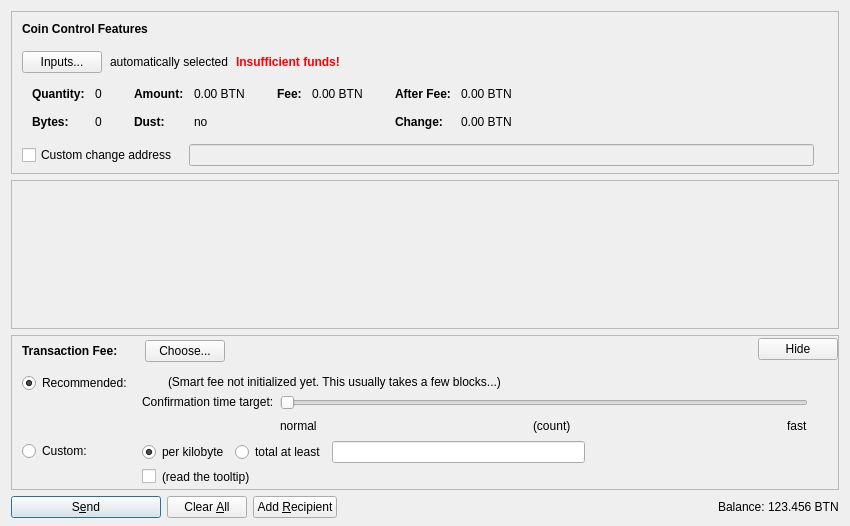
<?xml version="1.0" encoding="UTF-8"?>
<ui version="4.0">
 <class>SendCoinsDialog</class>
 <widget class="QDialog" name="SendCoinsDialog">
  <property name="geometry">
   <rect>
    <x>0</x>
    <y>0</y>
    <width>850</width>
    <height>526</height>
   </rect>
  </property>
  <property name="windowTitle">
   <string>Send Coins</string>
  </property>
  <layout class="QVBoxLayout" name="verticalLayout" stretch="0,1,0,0">
   <property name="bottomMargin">
    <number>8</number>
   </property>
   <item>
    <widget class="QFrame" name="frameCoinControl">
     <property name="sizePolicy">
      <sizepolicy hsizetype="Expanding" vsizetype="Expanding">
       <horstretch>0</horstretch>
       <verstretch>0</verstretch>
      </sizepolicy>
     </property>
     <property name="maximumSize">
      <size>
       <width>16777215</width>
       <height>16777215</height>
      </size>
     </property>
     <property name="frameShape">
      <enum>QFrame::StyledPanel</enum>
     </property>
     <property name="frameShadow">
      <enum>QFrame::Sunken</enum>
     </property>
     <layout class="QVBoxLayout" name="verticalLayoutCoinControl2">
      <property name="spacing">
       <number>0</number>
      </property>
      <property name="leftMargin">
       <number>0</number>
      </property>
      <property name="topMargin">
       <number>0</number>
      </property>
      <property name="rightMargin">
       <number>0</number>
      </property>
      <property name="bottomMargin">
       <number>6</number>
      </property>
      <item>
       <layout class="QVBoxLayout" name="verticalLayoutCoinControl" stretch="0,0,0,0,1">
        <property name="spacing">
         <number>0</number>
        </property>
        <property name="leftMargin">
         <number>10</number>
        </property>
        <property name="topMargin">
         <number>10</number>
        </property>
        <item>
         <layout class="QHBoxLayout" name="horizontalLayoutCoinControl1">
          <property name="bottomMargin">
           <number>15</number>
          </property>
          <item>
           <widget class="QLabel" name="labelCoinControlFeatures">
            <property name="sizePolicy">
             <sizepolicy hsizetype="Preferred" vsizetype="Maximum">
              <horstretch>0</horstretch>
              <verstretch>0</verstretch>
             </sizepolicy>
            </property>
            <property name="font">
             <font>
              <weight>75</weight>
              <bold>true</bold>
             </font>
            </property>
            <property name="styleSheet">
             <string notr="true">font-weight:bold;</string>
            </property>
            <property name="text">
             <string>Coin Control Features</string>
            </property>
           </widget>
          </item>
         </layout>
        </item>
        <item>
         <layout class="QHBoxLayout" name="horizontalLayoutCoinControl2" stretch="0,0,0,0">
          <property name="spacing">
           <number>8</number>
          </property>
          <property name="bottomMargin">
           <number>10</number>
          </property>
          <item>
           <widget class="QPushButton" name="pushButtonCoinControl">
            <property name="styleSheet">
             <string notr="true"/>
            </property>
            <property name="text">
             <string>Inputs...</string>
            </property>
            <property name="autoDefault">
             <bool>false</bool>
            </property>
           </widget>
          </item>
          <item>
           <widget class="QLabel" name="labelCoinControlAutomaticallySelected">
            <property name="text">
             <string>automatically selected</string>
            </property>
            <property name="margin">
             <number>5</number>
            </property>
           </widget>
          </item>
          <item>
           <widget class="QLabel" name="labelCoinControlInsuffFunds">
            <property name="font">
             <font>
              <weight>75</weight>
              <bold>true</bold>
             </font>
            </property>
            <property name="styleSheet">
             <string notr="true">color:red;font-weight:bold;</string>
            </property>
            <property name="text">
             <string>Insufficient funds!</string>
            </property>
            <property name="margin">
             <number>5</number>
            </property>
           </widget>
          </item>
          <item>
           <spacer name="horizontalSpacerCoinControl">
            <property name="orientation">
             <enum>Qt::Horizontal</enum>
            </property>
            <property name="sizeHint" stdset="0">
             <size>
              <width>40</width>
              <height>1</height>
             </size>
            </property>
           </spacer>
          </item>
         </layout>
        </item>
        <item>
         <widget class="QWidget" name="widgetCoinControl" native="true">
          <property name="sizePolicy">
           <sizepolicy hsizetype="Preferred" vsizetype="Preferred">
            <horstretch>0</horstretch>
            <verstretch>0</verstretch>
           </sizepolicy>
          </property>
          <property name="minimumSize">
           <size>
            <width>0</width>
            <height>0</height>
           </size>
          </property>
          <property name="styleSheet">
           <string notr="true"/>
          </property>
          <layout class="QHBoxLayout" name="horizontalLayoutCoinControl5">
           <property name="leftMargin">
            <number>0</number>
           </property>
           <property name="topMargin">
            <number>0</number>
           </property>
           <property name="rightMargin">
            <number>0</number>
           </property>
           <property name="bottomMargin">
            <number>0</number>
           </property>
           <item>
            <layout class="QHBoxLayout" name="horizontalLayoutCoinControl3" stretch="0,0,0,1">
             <property name="spacing">
              <number>20</number>
             </property>
             <property name="topMargin">
              <number>0</number>
             </property>
             <property name="bottomMargin">
              <number>10</number>
             </property>
             <item>
              <layout class="QFormLayout" name="formLayoutCoinControl1">
               <property name="horizontalSpacing">
                <number>10</number>
               </property>
               <property name="verticalSpacing">
                <number>14</number>
               </property>
               <property name="leftMargin">
                <number>10</number>
               </property>
               <property name="topMargin">
                <number>4</number>
               </property>
               <property name="rightMargin">
                <number>6</number>
               </property>
               <item row="0" column="0">
                <widget class="QLabel" name="labelCoinControlQuantityText">
                 <property name="font">
                  <font>
                   <weight>75</weight>
                   <bold>true</bold>
                  </font>
                 </property>
                 <property name="text">
                  <string>Quantity:</string>
                 </property>
                 <property name="margin">
                  <number>0</number>
                 </property>
                </widget>
               </item>
               <item row="0" column="1">
                <widget class="QLabel" name="labelCoinControlQuantity">
                 <property name="cursor">
                  <cursorShape>IBeamCursor</cursorShape>
                 </property>
                 <property name="contextMenuPolicy">
                  <enum>Qt::ActionsContextMenu</enum>
                 </property>
                 <property name="text">
                  <string notr="true">0</string>
                 </property>
                 <property name="margin">
                  <number>0</number>
                 </property>
                 <property name="textInteractionFlags">
                  <set>Qt::LinksAccessibleByMouse|Qt::TextSelectableByKeyboard|Qt::TextSelectableByMouse</set>
                 </property>
                </widget>
               </item>
               <item row="1" column="0">
                <widget class="QLabel" name="labelCoinControlBytesText">
                 <property name="font">
                  <font>
                   <weight>75</weight>
                   <bold>true</bold>
                  </font>
                 </property>
                 <property name="text">
                  <string>Bytes:</string>
                 </property>
                </widget>
               </item>
               <item row="1" column="1">
                <widget class="QLabel" name="labelCoinControlBytes">
                 <property name="cursor">
                  <cursorShape>IBeamCursor</cursorShape>
                 </property>
                 <property name="contextMenuPolicy">
                  <enum>Qt::ActionsContextMenu</enum>
                 </property>
                 <property name="text">
                  <string notr="true">0</string>
                 </property>
                 <property name="textInteractionFlags">
                  <set>Qt::LinksAccessibleByMouse|Qt::TextSelectableByKeyboard|Qt::TextSelectableByMouse</set>
                 </property>
                </widget>
               </item>
              </layout>
             </item>
             <item>
              <layout class="QFormLayout" name="formLayoutCoinControl2">
               <property name="horizontalSpacing">
                <number>10</number>
               </property>
               <property name="verticalSpacing">
                <number>14</number>
               </property>
               <property name="leftMargin">
                <number>6</number>
               </property>
               <property name="topMargin">
                <number>4</number>
               </property>
               <property name="rightMargin">
                <number>6</number>
               </property>
               <item row="0" column="0">
                <widget class="QLabel" name="labelCoinControlAmountText">
                 <property name="font">
                  <font>
                   <weight>75</weight>
                   <bold>true</bold>
                  </font>
                 </property>
                 <property name="text">
                  <string>Amount:</string>
                 </property>
                 <property name="margin">
                  <number>0</number>
                 </property>
                </widget>
               </item>
               <item row="0" column="1">
                <widget class="QLabel" name="labelCoinControlAmount">
                 <property name="cursor">
                  <cursorShape>IBeamCursor</cursorShape>
                 </property>
                 <property name="contextMenuPolicy">
                  <enum>Qt::ActionsContextMenu</enum>
                 </property>
                 <property name="text">
                  <string notr="true">0.00 BTN</string>
                 </property>
                 <property name="textInteractionFlags">
                  <set>Qt::LinksAccessibleByMouse|Qt::TextSelectableByKeyboard|Qt::TextSelectableByMouse</set>
                 </property>
                </widget>
               </item>
               <item row="1" column="0">
                <widget class="QLabel" name="labelCoinControlLowOutputText">
                 <property name="font">
                  <font>
                   <weight>75</weight>
                   <bold>true</bold>
                  </font>
                 </property>
                 <property name="text">
                  <string>Dust:</string>
                 </property>
                </widget>
               </item>
               <item row="1" column="1">
                <widget class="QLabel" name="labelCoinControlLowOutput">
                 <property name="cursor">
                  <cursorShape>IBeamCursor</cursorShape>
                 </property>
                 <property name="contextMenuPolicy">
                  <enum>Qt::ActionsContextMenu</enum>
                 </property>
                 <property name="text">
                  <string notr="true">no</string>
                 </property>
                 <property name="textInteractionFlags">
                  <set>Qt::LinksAccessibleByMouse|Qt::TextSelectableByKeyboard|Qt::TextSelectableByMouse</set>
                 </property>
                </widget>
               </item>
              </layout>
             </item>
             <item>
              <layout class="QFormLayout" name="formLayoutCoinControl3">
               <property name="horizontalSpacing">
                <number>10</number>
               </property>
               <property name="verticalSpacing">
                <number>14</number>
               </property>
               <property name="leftMargin">
                <number>6</number>
               </property>
               <property name="topMargin">
                <number>4</number>
               </property>
               <property name="rightMargin">
                <number>6</number>
               </property>
               <item row="0" column="0">
                <widget class="QLabel" name="labelCoinControlFeeText">
                 <property name="font">
                  <font>
                   <weight>75</weight>
                   <bold>true</bold>
                  </font>
                 </property>
                 <property name="text">
                  <string>Fee:</string>
                 </property>
                 <property name="margin">
                  <number>0</number>
                 </property>
                </widget>
               </item>
               <item row="0" column="1">
                <widget class="QLabel" name="labelCoinControlFee">
                 <property name="cursor">
                  <cursorShape>IBeamCursor</cursorShape>
                 </property>
                 <property name="contextMenuPolicy">
                  <enum>Qt::ActionsContextMenu</enum>
                 </property>
                 <property name="text">
                  <string notr="true">0.00 BTN</string>
                 </property>
                 <property name="textInteractionFlags">
                  <set>Qt::LinksAccessibleByMouse|Qt::TextSelectableByKeyboard|Qt::TextSelectableByMouse</set>
                 </property>
                </widget>
               </item>
              </layout>
             </item>
             <item>
              <layout class="QFormLayout" name="formLayoutCoinControl4">
               <property name="horizontalSpacing">
                <number>10</number>
               </property>
               <property name="verticalSpacing">
                <number>14</number>
               </property>
               <property name="leftMargin">
                <number>6</number>
               </property>
               <property name="topMargin">
                <number>4</number>
               </property>
               <property name="rightMargin">
                <number>6</number>
               </property>
               <item row="0" column="0">
                <widget class="QLabel" name="labelCoinControlAfterFeeText">
                 <property name="font">
                  <font>
                   <weight>75</weight>
                   <bold>true</bold>
                  </font>
                 </property>
                 <property name="text">
                  <string>After Fee:</string>
                 </property>
                 <property name="margin">
                  <number>0</number>
                 </property>
                </widget>
               </item>
               <item row="0" column="1">
                <widget class="QLabel" name="labelCoinControlAfterFee">
                 <property name="cursor">
                  <cursorShape>IBeamCursor</cursorShape>
                 </property>
                 <property name="contextMenuPolicy">
                  <enum>Qt::ActionsContextMenu</enum>
                 </property>
                 <property name="text">
                  <string notr="true">0.00 BTN</string>
                 </property>
                 <property name="textInteractionFlags">
                  <set>Qt::LinksAccessibleByMouse|Qt::TextSelectableByKeyboard|Qt::TextSelectableByMouse</set>
                 </property>
                </widget>
               </item>
               <item row="1" column="0">
                <widget class="QLabel" name="labelCoinControlChangeText">
                 <property name="font">
                  <font>
                   <weight>75</weight>
                   <bold>true</bold>
                  </font>
                 </property>
                 <property name="text">
                  <string>Change:</string>
                 </property>
                </widget>
               </item>
               <item row="1" column="1">
                <widget class="QLabel" name="labelCoinControlChange">
                 <property name="cursor">
                  <cursorShape>IBeamCursor</cursorShape>
                 </property>
                 <property name="contextMenuPolicy">
                  <enum>Qt::ActionsContextMenu</enum>
                 </property>
                 <property name="text">
                  <string notr="true">0.00 BTN</string>
                 </property>
                 <property name="textInteractionFlags">
                  <set>Qt::LinksAccessibleByMouse|Qt::TextSelectableByKeyboard|Qt::TextSelectableByMouse</set>
                 </property>
                </widget>
               </item>
              </layout>
             </item>
            </layout>
           </item>
          </layout>
         </widget>
        </item>
        <item>
         <layout class="QHBoxLayout" name="horizontalLayoutCoinControl4" stretch="0,0,0">
          <property name="spacing">
           <number>12</number>
          </property>
          <property name="sizeConstraint">
           <enum>QLayout::SetDefaultConstraint</enum>
          </property>
          <property name="topMargin">
           <number>5</number>
          </property>
          <property name="rightMargin">
           <number>5</number>
          </property>
          <item>
           <widget class="QCheckBox" name="checkBoxCoinControlChange">
            <property name="toolTip">
             <string>If this is activated, but the change address is empty or invalid, change will be sent to a newly generated address.</string>
            </property>
            <property name="text">
             <string>Custom change address</string>
            </property>
           </widget>
          </item>
          <item>
           <widget class="QValidatedLineEdit" name="lineEditCoinControlChange">
            <property name="enabled">
             <bool>false</bool>
            </property>
            <property name="sizePolicy">
             <sizepolicy hsizetype="Expanding" vsizetype="Fixed">
              <horstretch>0</horstretch>
              <verstretch>0</verstretch>
             </sizepolicy>
            </property>
           </widget>
          </item>
          <item>
           <widget class="QLabel" name="labelCoinControlChangeLabel">
            <property name="sizePolicy">
             <sizepolicy hsizetype="Preferred" vsizetype="Expanding">
              <horstretch>0</horstretch>
              <verstretch>0</verstretch>
             </sizepolicy>
            </property>
            <property name="minimumSize">
             <size>
              <width>0</width>
              <height>0</height>
             </size>
            </property>
            <property name="text">
             <string/>
            </property>
            <property name="margin">
             <number>3</number>
            </property>
           </widget>
          </item>
         </layout>
        </item>
        <item>
         <spacer name="verticalSpacerCoinControl">
          <property name="orientation">
           <enum>Qt::Vertical</enum>
          </property>
          <property name="sizeHint" stdset="0">
           <size>
            <width>800</width>
            <height>1</height>
           </size>
          </property>
         </spacer>
        </item>
       </layout>
      </item>
     </layout>
    </widget>
   </item>
   <item>
    <widget class="QScrollArea" name="scrollArea">
     <property name="widgetResizable">
      <bool>true</bool>
     </property>
     <widget class="QWidget" name="scrollAreaWidgetContents">
      <property name="geometry">
       <rect>
        <x>0</x>
        <y>0</y>
        <width>830</width>
        <height>104</height>
       </rect>
      </property>
      <layout class="QVBoxLayout" name="verticalLayout_2" stretch="0,1">
       <property name="leftMargin">
        <number>0</number>
       </property>
       <property name="topMargin">
        <number>0</number>
       </property>
       <property name="rightMargin">
        <number>0</number>
       </property>
       <property name="bottomMargin">
        <number>0</number>
       </property>
       <item>
        <layout class="QVBoxLayout" name="entries">
         <property name="spacing">
          <number>6</number>
         </property>
        </layout>
       </item>
       <item>
        <spacer name="verticalSpacer">
         <property name="orientation">
          <enum>Qt::Vertical</enum>
         </property>
         <property name="sizeHint" stdset="0">
          <size>
           <width>20</width>
           <height>40</height>
          </size>
         </property>
        </spacer>
       </item>
      </layout>
     </widget>
    </widget>
   </item>
   <item>
    <widget class="QFrame" name="frameFee">
     <property name="sizePolicy">
      <sizepolicy hsizetype="Expanding" vsizetype="Expanding">
       <horstretch>0</horstretch>
       <verstretch>0</verstretch>
      </sizepolicy>
     </property>
     <property name="maximumSize">
      <size>
       <width>16777215</width>
       <height>16777215</height>
      </size>
     </property>
     <property name="frameShape">
      <enum>QFrame::StyledPanel</enum>
     </property>
     <property name="frameShadow">
      <enum>QFrame::Sunken</enum>
     </property>
     <layout class="QVBoxLayout" name="verticalLayoutFee1">
      <property name="spacing">
       <number>0</number>
      </property>
      <property name="leftMargin">
       <number>0</number>
      </property>
      <property name="topMargin">
       <number>0</number>
      </property>
      <property name="rightMargin">
       <number>0</number>
      </property>
      <property name="bottomMargin">
       <number>0</number>
      </property>
      <item>
       <layout class="QVBoxLayout" name="verticalLayoutFee2" stretch="0,0,0">
        <property name="spacing">
         <number>0</number>
        </property>
        <property name="leftMargin">
         <number>10</number>
        </property>
        <property name="topMargin">
         <number>0</number>
        </property>
        <item>
         <layout class="QHBoxLayout" name="horizontalLayoutFee1">
          <property name="bottomMargin">
           <number>0</number>
          </property>
          <item>
           <layout class="QVBoxLayout" name="verticalLayoutFee7">
            <property name="spacing">
             <number>0</number>
            </property>
            <item>
             <spacer name="verticalSpacerSmartFee">
              <property name="orientation">
               <enum>Qt::Vertical</enum>
              </property>
              <property name="sizeType">
               <enum>QSizePolicy::Fixed</enum>
              </property>
              <property name="sizeHint" stdset="0">
               <size>
                <width>1</width>
                <height>4</height>
               </size>
              </property>
             </spacer>
            </item>
            <item>
             <layout class="QHBoxLayout" name="horizontalLayoutSmartFee">
              <property name="spacing">
               <number>10</number>
              </property>
              <item>
               <widget class="QLabel" name="labelFeeHeadline">
                <property name="sizePolicy">
                 <sizepolicy hsizetype="Preferred" vsizetype="Maximum">
                  <horstretch>0</horstretch>
                  <verstretch>0</verstretch>
                 </sizepolicy>
                </property>
                <property name="font">
                 <font>
                  <weight>75</weight>
                  <bold>true</bold>
                 </font>
                </property>
                <property name="styleSheet">
                 <string notr="true">font-weight:bold;</string>
                </property>
                <property name="text">
                 <string>Transaction Fee:</string>
                </property>
               </widget>
              </item>
              <item>
               <widget class="QLabel" name="labelFeeMinimized">
                <property name="text">
                 <string/>
                </property>
               </widget>
              </item>
              <item>
               <widget class="QPushButton" name="buttonChooseFee">
                <property name="text">
                 <string>Choose...</string>
                </property>
               </widget>
              </item>
             </layout>
            </item>
            <item>
             <spacer name="verticalSpacer_5">
              <property name="orientation">
               <enum>Qt::Vertical</enum>
              </property>
              <property name="sizeHint" stdset="0">
               <size>
                <width>1</width>
                <height>1</height>
               </size>
              </property>
             </spacer>
            </item>
           </layout>
          </item>
          <item>
           <spacer name="horizontalSpacer_4">
            <property name="orientation">
             <enum>Qt::Horizontal</enum>
            </property>
            <property name="sizeHint" stdset="0">
             <size>
              <width>40</width>
              <height>20</height>
             </size>
            </property>
           </spacer>
          </item>
          <item>
           <widget class="QPushButton" name="buttonMinimizeFee">
            <property name="toolTip">
             <string>collapse fee-settings</string>
            </property>
            <property name="text">
             <string>Hide</string>
            </property>
           </widget>
          </item>
         </layout>
        </item>
        <item>
         <widget class="QFrame" name="frameFeeSelection">
          <layout class="QVBoxLayout" name="verticalLayoutFee12">
           <property name="spacing">
            <number>0</number>
           </property>
           <property name="leftMargin">
            <number>0</number>
           </property>
           <property name="topMargin">
            <number>0</number>
           </property>
           <property name="rightMargin">
            <number>0</number>
           </property>
           <property name="bottomMargin">
            <number>0</number>
           </property>
           <item>
            <layout class="QGridLayout" name="gridLayoutFee">
             <property name="topMargin">
              <number>10</number>
             </property>
             <property name="bottomMargin">
              <number>4</number>
             </property>
             <property name="horizontalSpacing">
              <number>10</number>
             </property>
             <property name="verticalSpacing">
              <number>4</number>
             </property>
             <item row="1" column="1">
              <layout class="QVBoxLayout" name="verticalLayoutFee8">
               <property name="spacing">
                <number>6</number>
               </property>
               <item>
                <layout class="QHBoxLayout" name="horizontalLayoutFee13">
                 <item>
                  <widget class="QRadioButton" name="radioCustomPerKilobyte">
                   <property name="toolTip">
                    <string>If the custom fee is set to 1000 satoshis and the transaction is only 250 bytes, then &quot;per kilobyte&quot; only pays 250 satoshis in fee, while &quot;total at least&quot; pays 1000 satoshis. For transactions bigger than a kilobyte both pay by kilobyte.</string>
                   </property>
                   <property name="text">
                    <string>per kilobyte</string>
                   </property>
                   <property name="checked">
                    <bool>true</bool>
                   </property>
                   <attribute name="buttonGroup">
                    <string notr="true">groupCustomFee</string>
                   </attribute>
                  </widget>
                 </item>
                 <item>
                  <widget class="QRadioButton" name="radioCustomAtLeast">
                   <property name="toolTip">
                    <string>If the custom fee is set to 1000 satoshis and the transaction is only 250 bytes, then &quot;per kilobyte&quot; only pays 250 satoshis in fee, while &quot;total at least&quot; pays 1000 satoshis. For transactions bigger than a kilobyte both pay by kilobyte.</string>
                   </property>
                   <property name="text">
                    <string>total at least</string>
                   </property>
                   <attribute name="buttonGroup">
                    <string notr="true">groupCustomFee</string>
                   </attribute>
                  </widget>
                 </item>
                 <item>
                  <widget class="BtcnanoAmountField" name="customFee"/>
                 </item>
                 <item>
                  <spacer name="horizontalSpacer_6">
                   <property name="orientation">
                    <enum>Qt::Horizontal</enum>
                   </property>
                   <property name="sizeHint" stdset="0">
                    <size>
                     <width>1</width>
                     <height>1</height>
                    </size>
                   </property>
                  </spacer>
                 </item>
                </layout>
               </item>
               <item>
                <layout class="QHBoxLayout" name="horizontalLayoutFee8">
                 <item>
                  <widget class="QCheckBox" name="checkBoxMinimumFee">
                   <property name="toolTip">
                    <string>Paying only the minimum fee is just fine as long as there is less transaction volume than space in the blocks. But be aware that this can end up in a never confirming transaction once there is more demand for btcnano transactions than the network can process.</string>
                   </property>
                   <property name="text">
                    <string/>
                   </property>
                  </widget>
                 </item>
                 <item>
                  <widget class="QLabel" name="labelMinFeeWarning">
                   <property name="enabled">
                    <bool>true</bool>
                   </property>
                   <property name="toolTip">
                    <string>Paying only the minimum fee is just fine as long as there is less transaction volume than space in the blocks. But be aware that this can end up in a never confirming transaction once there is more demand for btcnano transactions than the network can process.</string>
                   </property>
                   <property name="text">
                    <string>(read the tooltip)</string>
                   </property>
                   <property name="margin">
                    <number>5</number>
                   </property>
                  </widget>
                 </item>
                 <item>
                  <spacer name="horizontalSpacer_2">
                   <property name="orientation">
                    <enum>Qt::Horizontal</enum>
                   </property>
                   <property name="sizeHint" stdset="0">
                    <size>
                     <width>1</width>
                     <height>1</height>
                    </size>
                   </property>
                  </spacer>
                 </item>
                </layout>
               </item>
              </layout>
             </item>
             <item row="0" column="0">
              <layout class="QVBoxLayout" name="verticalLayoutFee4" stretch="0,1">
               <item>
                <widget class="QRadioButton" name="radioSmartFee">
                 <property name="text">
                  <string>Recommended:</string>
                 </property>
                 <property name="checked">
                  <bool>true</bool>
                 </property>
                 <attribute name="buttonGroup">
                  <string notr="true">groupFee</string>
                 </attribute>
                </widget>
               </item>
               <item>
                <spacer name="verticalSpacer_2">
                 <property name="orientation">
                  <enum>Qt::Vertical</enum>
                 </property>
                 <property name="sizeHint" stdset="0">
                  <size>
                   <width>1</width>
                   <height>1</height>
                  </size>
                 </property>
                </spacer>
               </item>
              </layout>
             </item>
             <item row="1" column="0">
              <layout class="QVBoxLayout" name="verticalLayoutFee9" stretch="0,1">
               <item>
                <widget class="QRadioButton" name="radioCustomFee">
                 <property name="text">
                  <string>Custom:</string>
                 </property>
                 <attribute name="buttonGroup">
                  <string notr="true">groupFee</string>
                 </attribute>
                </widget>
               </item>
               <item>
                <spacer name="verticalSpacer_6">
                 <property name="orientation">
                  <enum>Qt::Vertical</enum>
                 </property>
                 <property name="sizeHint" stdset="0">
                  <size>
                   <width>1</width>
                   <height>1</height>
                  </size>
                 </property>
                </spacer>
               </item>
              </layout>
             </item>
             <item row="0" column="1">
              <layout class="QVBoxLayout" name="verticalLayoutFee3" stretch="0,0,1">
               <property name="spacing">
                <number>6</number>
               </property>
               <property name="topMargin">
                <number>2</number>
               </property>
               <item>
                <layout class="QHBoxLayout" name="horizontalLayoutFee12">
                 <item>
                  <widget class="QLabel" name="labelSmartFee">
                   <property name="text">
                    <string/>
                   </property>
                   <property name="margin">
                    <number>2</number>
                   </property>
                  </widget>
                 </item>
                 <item>
                  <widget class="QLabel" name="labelFeeEstimation">
                   <property name="text">
                    <string/>
                   </property>
                  </widget>
                 </item>
                 <item>
                  <widget class="QLabel" name="labelSmartFee2">
                   <property name="text">
                    <string>(Smart fee not initialized yet. This usually takes a few blocks...)</string>
                   </property>
                   <property name="margin">
                    <number>2</number>
                   </property>
                  </widget>
                 </item>
                 <item>
                  <spacer name="horizontalSpacer_5">
                   <property name="orientation">
                    <enum>Qt::Horizontal</enum>
                   </property>
                   <property name="sizeHint" stdset="0">
                    <size>
                     <width>1</width>
                     <height>1</height>
                    </size>
                   </property>
                  </spacer>
                 </item>
                </layout>
               </item>
               <item>
                <layout class="QHBoxLayout" name="horizontalLayoutFee9">
                 <item>
                  <layout class="QVBoxLayout" name="verticalLayoutFee6">
                   <item>
                    <widget class="QLabel" name="labelSmartFee3">
                     <property name="text">
                      <string>Confirmation time target:</string>
                     </property>
                     <property name="margin">
                      <number>2</number>
                     </property>
                    </widget>
                   </item>
                   <item>
                    <spacer name="verticalSpacer_3">
                     <property name="orientation">
                      <enum>Qt::Vertical</enum>
                     </property>
                     <property name="sizeHint" stdset="0">
                      <size>
                       <width>1</width>
                       <height>1</height>
                      </size>
                     </property>
                    </spacer>
                   </item>
                  </layout>
                 </item>
                 <item>
                  <layout class="QVBoxLayout" name="verticalLayoutFee5">
                   <property name="rightMargin">
                    <number>30</number>
                   </property>
                   <item>
                    <widget class="QSlider" name="sliderSmartFee">
                     <property name="minimum">
                      <number>0</number>
                     </property>
                     <property name="maximum">
                      <number>23</number>
                     </property>
                     <property name="pageStep">
                      <number>1</number>
                     </property>
                     <property name="value">
                      <number>0</number>
                     </property>
                     <property name="orientation">
                      <enum>Qt::Horizontal</enum>
                     </property>
                     <property name="invertedAppearance">
                      <bool>false</bool>
                     </property>
                     <property name="invertedControls">
                      <bool>false</bool>
                     </property>
                     <property name="tickPosition">
                      <enum>QSlider::NoTicks</enum>
                     </property>
                    </widget>
                   </item>
                   <item>
                    <layout class="QHBoxLayout" name="horizontalLayoutFee10">
                     <item>
                      <widget class="QLabel" name="labelSmartFeeNormal">
                       <property name="text">
                        <string>normal</string>
                       </property>
                      </widget>
                     </item>
                     <item>
                      <spacer name="horizontalSpacer_7">
                       <property name="orientation">
                        <enum>Qt::Horizontal</enum>
                       </property>
                       <property name="sizeHint" stdset="0">
                        <size>
                         <width>40</width>
                         <height>20</height>
                        </size>
                       </property>
                      </spacer>
                     </item>
                     <item>
                      <widget class="QLabel" name="confirmationTargetLabel">
                       <property name="text">
                        <string notr="true">(count)</string>
                       </property>
                      </widget>
                     </item>
                     <item>
                      <spacer name="horizontalSpacer_3">
                       <property name="orientation">
                        <enum>Qt::Horizontal</enum>
                       </property>
                       <property name="sizeHint" stdset="0">
                        <size>
                         <width>40</width>
                         <height>20</height>
                        </size>
                       </property>
                      </spacer>
                     </item>
                     <item>
                      <widget class="QLabel" name="labelSmartFeeFast">
                       <property name="text">
                        <string>fast</string>
                       </property>
                      </widget>
                     </item>
                    </layout>
                   </item>
                  </layout>
                 </item>
                </layout>
               </item>
               <item>
                <spacer name="verticalSpacer_4">
                 <property name="orientation">
                  <enum>Qt::Vertical</enum>
                 </property>
                 <property name="sizeHint" stdset="0">
                  <size>
                   <width>1</width>
                   <height>1</height>
                  </size>
                 </property>
                </spacer>
               </item>
              </layout>
             </item>
            </layout>
           </item>
          </layout>
         </widget>
        </item>
        <item>
         <spacer name="verticalSpacerFee">
          <property name="orientation">
           <enum>Qt::Vertical</enum>
          </property>
          <property name="sizeHint" stdset="0">
           <size>
            <width>800</width>
            <height>1</height>
           </size>
          </property>
         </spacer>
        </item>
       </layout>
      </item>
     </layout>
    </widget>
   </item>
   <item>
    <layout class="QHBoxLayout" name="horizontalLayout">
     <item>
      <widget class="QPushButton" name="sendButton">
       <property name="minimumSize">
        <size>
         <width>150</width>
         <height>0</height>
        </size>
       </property>
       <property name="toolTip">
        <string>Confirm the send action</string>
       </property>
       <property name="text">
        <string>S&amp;end</string>
       </property>
       <property name="icon">
        <iconset resource="../btcnano.qrc">
         <normaloff>:/icons/send</normaloff>:/icons/send</iconset>
       </property>
       <property name="autoDefault">
        <bool>false</bool>
       </property>
       <property name="default">
        <bool>true</bool>
       </property>
      </widget>
     </item>
     <item>
      <widget class="QPushButton" name="clearButton">
       <property name="sizePolicy">
        <sizepolicy hsizetype="Minimum" vsizetype="Fixed">
         <horstretch>0</horstretch>
         <verstretch>0</verstretch>
        </sizepolicy>
       </property>
       <property name="toolTip">
        <string>Clear all fields of the form.</string>
       </property>
       <property name="text">
        <string>Clear &amp;All</string>
       </property>
       <property name="icon">
        <iconset resource="../btcnano.qrc">
         <normaloff>:/icons/remove</normaloff>:/icons/remove</iconset>
       </property>
       <property name="autoDefault">
        <bool>false</bool>
       </property>
      </widget>
     </item>
     <item>
      <widget class="QPushButton" name="addButton">
       <property name="toolTip">
        <string>Send to multiple recipients at once</string>
       </property>
       <property name="text">
        <string>Add &amp;Recipient</string>
       </property>
       <property name="icon">
        <iconset resource="../btcnano.qrc">
         <normaloff>:/icons/add</normaloff>:/icons/add</iconset>
       </property>
       <property name="autoDefault">
        <bool>false</bool>
       </property>
      </widget>
     </item>
     <item>
      <spacer name="horizontalSpacer">
       <property name="orientation">
        <enum>Qt::Horizontal</enum>
       </property>
       <property name="sizeHint" stdset="0">
        <size>
         <width>40</width>
         <height>20</height>
        </size>
       </property>
      </spacer>
     </item>
     <item>
      <layout class="QHBoxLayout" name="horizontalLayout_2">
       <property name="spacing">
        <number>3</number>
       </property>
       <item>
        <widget class="QLabel" name="label">
         <property name="sizePolicy">
          <sizepolicy hsizetype="Preferred" vsizetype="Fixed">
           <horstretch>0</horstretch>
           <verstretch>0</verstretch>
          </sizepolicy>
         </property>
         <property name="text">
          <string>Balance:</string>
         </property>
        </widget>
       </item>
       <item>
        <widget class="QLabel" name="labelBalance">
         <property name="sizePolicy">
          <sizepolicy hsizetype="Preferred" vsizetype="Fixed">
           <horstretch>0</horstretch>
           <verstretch>0</verstretch>
          </sizepolicy>
         </property>
         <property name="cursor">
          <cursorShape>IBeamCursor</cursorShape>
         </property>
         <property name="text">
          <string notr="true">123.456 BTN</string>
         </property>
         <property name="textInteractionFlags">
          <set>Qt::LinksAccessibleByMouse|Qt::TextSelectableByKeyboard|Qt::TextSelectableByMouse</set>
         </property>
        </widget>
       </item>
      </layout>
     </item>
    </layout>
   </item>
  </layout>
 </widget>
 <customwidgets>
  <customwidget>
   <class>QValidatedLineEdit</class>
   <extends>QLineEdit</extends>
   <header>qvalidatedlineedit.h</header>
  </customwidget>
  <customwidget>
   <class>BtcnanoAmountField</class>
   <extends>QLineEdit</extends>
   <header>btcnanoamountfield.h</header>
   <container>1</container>
  </customwidget>
 </customwidgets>
 <resources>
  <include location="../btcnano.qrc"/>
 </resources>
 <connections/>
 <buttongroups>
  <buttongroup name="groupFee"/>
  <buttongroup name="groupCustomFee"/>
 </buttongroups>
</ui>
